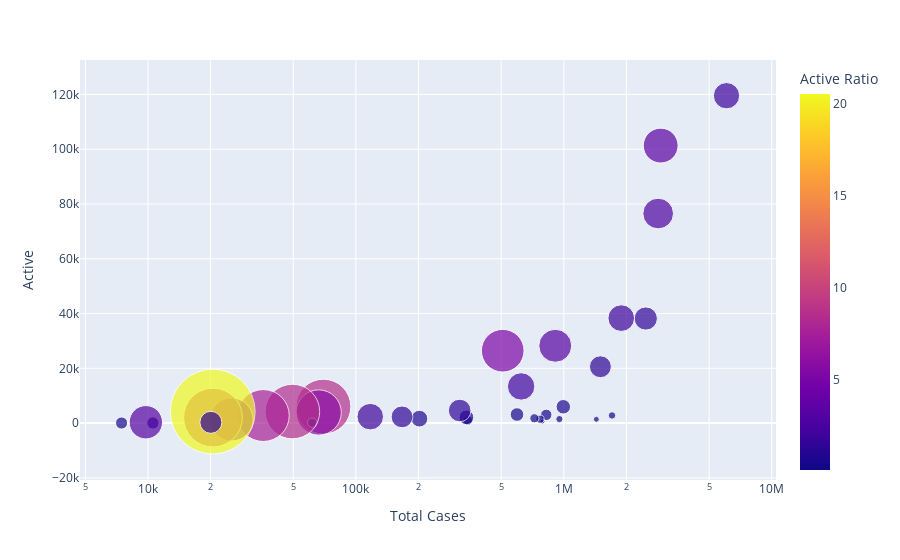

Here is the notebook cell this chart was saved with:
### Code cell
px.scatter(data, x="Total Cases", y="Active",size="Active Ratio", color="Active Ratio",hover_name="State/UTs", log_x=True, size_max=60)

### Figure 1 — Plotly figure (JSON) as saved in the notebook; plotly's stock layout.template omitted (floating-point values rounded to 4 significant figures)
{"data": [{"hovertemplate": "<b>%{hovertext}</b><br><br>Total Cases=%{x}<br>Active=%{y}<br>Active Ratio=%{marker.color}<extra></extra>", "hovertext": ["Maharashtra", "Kerala", "Karnataka", "Tamil Nadu", "Andhra Pradesh", "Uttar Pradesh", "West Bengal", "Delhi", "Chhattisgarh", "Rajasthan", "Odisha", "Gujarat", "Madhya Pradesh", "Haryana", "Bihar", "Telengana", "Punjab", "Assam", "Jharkhand", "Uttarakhand", "Jammu and Kashmir", "Himachal Pradesh", "Goa", "Puducherry", "Manipur", "Tripura", "Chandigarh", "Meghalaya", "Arunachal Pradesh", "Nagaland", "Sikkim", "Mizoram", "Ladakh", "Dadra and Nagar Haveli and Daman and Diu", "Lakshadweep", "Andaman and Nicobar"], "legendgroup": "", "marker": {"color": [1.97, 3.47, 2.69, 1.54, 2.03, 0.16, 1.37, 0.1, 0.6, 0.15, 3.1, 0.37, 0.07, 0.19, 0.24, 2.15, 0.53, 5.2, 0.26, 0.62, 1.46, 0.8, 1.36, 2.01, 8.61, 5.85, 0.25, 8.51, 7.7, 5.31, 9.85, 20.55, 1.39, 0.43, 3.18, 0.42], "coloraxis": "coloraxis", "size": [1.97, 3.47, 2.69, 1.54, 2.03, 0.16, 1.37, 0.1, 0.6, 0.15, 3.1, 0.37, 0.07, 0.19, 0.24, 2.15, 0.53, 5.2, 0.26, 0.62, 1.46, 0.8, 1.36, 2.01, 8.61, 5.85, 0.25, 8.51, 7.7, 5.31, 9.85, 20.55, 1.39, 0.43, 3.18, 0.42], "sizemode": "area", "sizeref": 0.005708, "symbol": "circle"}, "mode": "markers", "name": "", "orientation": "v", "showlegend": false, "type": "scatter", "x": [6061404, 2924165, 2843810, 2479696, 1889513, 1706107, 1499783, 1434188, 994480, 952422, 909800, 823523, 789804, 768639, 721914, 623510, 595609, 508484, 345610, 340255, 315662, 202123, 166689, 117249, 69790, 66220, 61670, 49513, 35857, 25239, 20544, 20492, 20073, 10560, 9770, 7467], "xaxis": "x", "y": [119558, 101343, 76528, 38191, 38338, 2796, 20585, 1379, 5964, 1471, 28242, 3013, 570, 1437, 1757, 13388, 3134, 26435, 914, 2101, 4600, 1625, 2274, 2354, 6012, 3875, 154, 4216, 2762, 1341, 2023, 4211, 279, 45, 311, 31], "yaxis": "y"}], "layout": {"coloraxis": {"colorbar": {"title": {"text": "Active Ratio"}}, "colorscale": [[0, "#0d0887"], [0.1111, "#46039f"], [0.2222, "#7201a8"], [0.3333, "#9c179e"], [0.4444, "#bd3786"], [0.5556, "#d8576b"], [0.6667, "#ed7953"], [0.7778, "#fb9f3a"], [0.8889, "#fdca26"], [1, "#f0f921"]]}, "legend": {"itemsizing": "constant", "tracegroupgap": 0}, "margin": {"t": 60}, "xaxis": {"anchor": "y", "domain": [0, 1], "title": {"text": "Total Cases"}, "type": "log"}, "yaxis": {"anchor": "x", "domain": [0, 1], "title": {"text": "Active"}}}}
